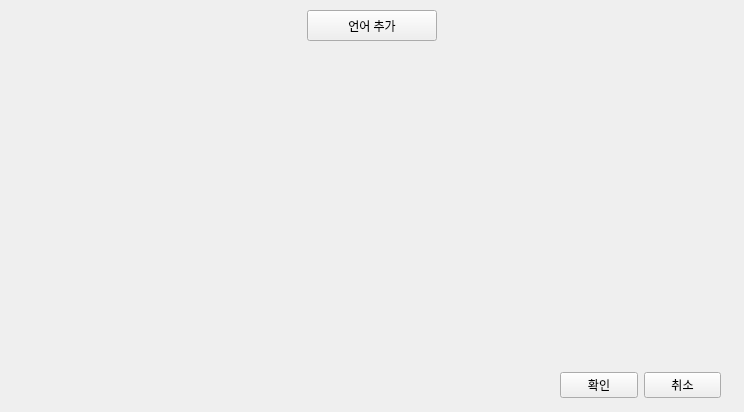
<?xml version="1.0" encoding="UTF-8"?>
<ui version="4.0">
 <class>Form</class>
 <widget class="QWidget" name="Form">
  <property name="geometry">
   <rect>
    <x>0</x>
    <y>0</y>
    <width>744</width>
    <height>412</height>
   </rect>
  </property>
  <property name="windowTitle">
   <string>Form</string>
  </property>
  <widget class="QPushButton" name="addLang_Button">
   <property name="geometry">
    <rect>
     <x>307</x>
     <y>10</y>
     <width>130</width>
     <height>31</height>
    </rect>
   </property>
   <property name="text">
    <string>언어 추가</string>
   </property>
  </widget>
  <widget class="QWidget" name="verticalLayoutWidget">
   <property name="geometry">
    <rect>
     <x>20</x>
     <y>50</y>
     <width>701</width>
     <height>311</height>
    </rect>
   </property>
   <layout class="QVBoxLayout" name="langList_VBoxLayout"/>
  </widget>
  <widget class="QWidget" name="horizontalLayoutWidget">
   <property name="geometry">
    <rect>
     <x>560</x>
     <y>370</y>
     <width>161</width>
     <height>31</height>
    </rect>
   </property>
   <layout class="QHBoxLayout" name="horizontalLayout">
    <item>
     <widget class="QPushButton" name="ok_Button">
      <property name="text">
       <string>확인</string>
      </property>
     </widget>
    </item>
    <item>
     <widget class="QPushButton" name="cancel_Button">
      <property name="text">
       <string>취소</string>
      </property>
     </widget>
    </item>
   </layout>
  </widget>
 </widget>
 <resources/>
 <connections/>
</ui>
